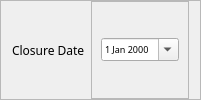
           <widget class="QFrame" name="frame_29">
            <property name="frameShape">
             <enum>QFrame::StyledPanel</enum>
            </property>
            <property name="frameShadow">
             <enum>QFrame::Raised</enum>
            </property>
            <layout class="QHBoxLayout" name="horizontalLayout_30">
             <property name="topMargin">
              <number>0</number>
             </property>
             <property name="bottomMargin">
              <number>0</number>
             </property>
             <item>
              <widget class="QLabel" name="label_15">
               <property name="font">
                <font>
                 <family>Moon</family>
                </font>
               </property>
               <property name="text">
                <string>Closure Date</string>
               </property>
              </widget>
             </item>
             <item>
              <widget class="QFrame" name="frame_30">
               <property name="font">
                <font>
                 <pointsize>7</pointsize>
                </font>
               </property>
               <property name="frameShape">
                <enum>QFrame::StyledPanel</enum>
               </property>
               <property name="frameShadow">
                <enum>QFrame::Raised</enum>
               </property>
               <layout class="QHBoxLayout" name="horizontalLayout_31">
                <item>
                 <widget class="QDateEdit" name="closureDateLine">
                  <property name="font">
                   <font>
                    <family>Raleway</family>
                    <pointsize>7</pointsize>
                   </font>
                  </property>
                  <property name="calendarPopup">
                   <bool>true</bool>
                  </property>
                 </widget>
                </item>
               </layout>
              </widget>
             </item>
            </layout>
           </widget>
